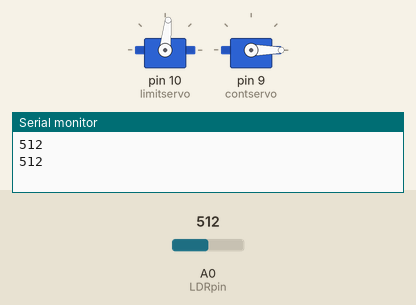
This sketch was run on a simulated Arduino Uno, built with avr-gcc and run on an emulated ATmega328P. Parts: 2 × servo, the last lines printed to the serial monitor. The inputs (shaded band) are chosen by the test bench; at power-on: A0 (LDRpin) = 512.

Above: at 2.46 s.
2.5 s: A0 (LDRpin) set to 190
At 3.28 s:
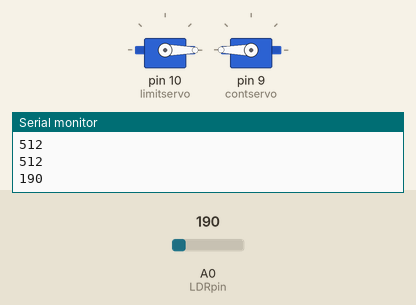
6.0 s: A0 (LDRpin) set to 210
At 6.7 s:
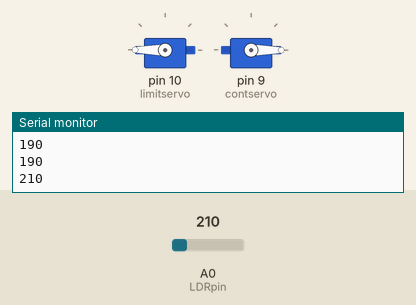
9.5 s: A0 (LDRpin) set to 170
At 10.13 s:
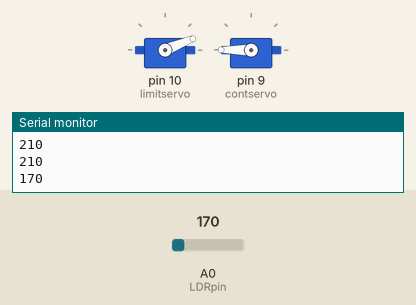
13.0 s: A0 (LDRpin) set to 306
At 13.46 s:
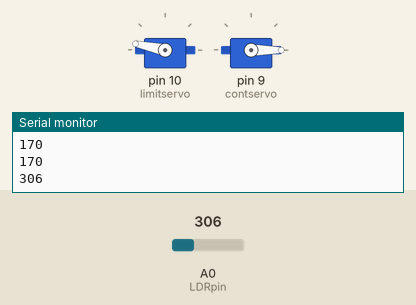
Timing chart, 0 to 17.5 s (numbered marks = the images above; inputs shaded):
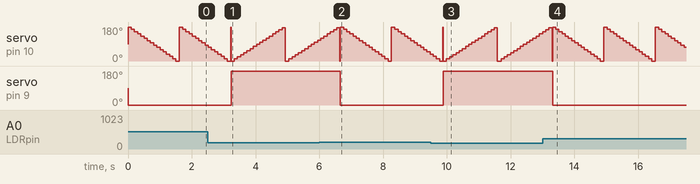

Measured:
- after the input at 2.5 s, servo on pin 9 (contservo): 0° → 180° after 0.73 s
- after the input at 6.0 s, servo on pin 9 (contservo): 180° → 0° after 0.66 s
- after the input at 9.5 s, servo on pin 9 (contservo): 0° → 180° after 0.39 s
- after the input at 13.0 s, servo on pin 9 (contservo): 180° → 0° after 0.31 s

The sketch:

LDR-Tester.ino
```cpp
#define LDRpin A0
#include <Servo.h>
int LDRValue = 0;

Servo limitservo;
Servo contservo;

void setup()
{
  Serial.begin(9600);
  limitservo.attach(10);
  contservo.attach(9);
}

void limitservonegwalk(){
  LDRValue = analogRead(LDRpin);
  for (int degree = 180; degree <= 180; degree -= 11.25){
    limitservo.write(degree);
    delay(1000);
  }
  limitservo.write(180);
  delay(10);
}

void limitservoposwalk(){
  LDRValue = analogRead(LDRpin);
  for (int angle = 0; angle <= 180; angle += 11.25){
    limitservo.write(angle);
    delay(1000);
  }
  limitservo.write(0);
  delay(10);
}

void loop()
{
  LDRValue = analogRead(LDRpin);
  Serial.println(LDRValue);
  delay(2);

  if(LDRValue <= 200){
    contservo.write(90);
    contservo.write(180);
    for (int angle = 0; angle <= 180; angle += 11.25){
      limitservo.write(angle);
      delay(100);
    }
    limitservo.write(0);
    delay(10);
  }
  if(LDRValue >= 200){
    contservo.write(90);
    contservo.write(-180);
    for (int degree = 180; degree >= 0; degree -= 11.25){
      limitservo.write(degree);
      delay(100);
    }
    limitservo.write(180);
    delay(10);
  }
}
```
